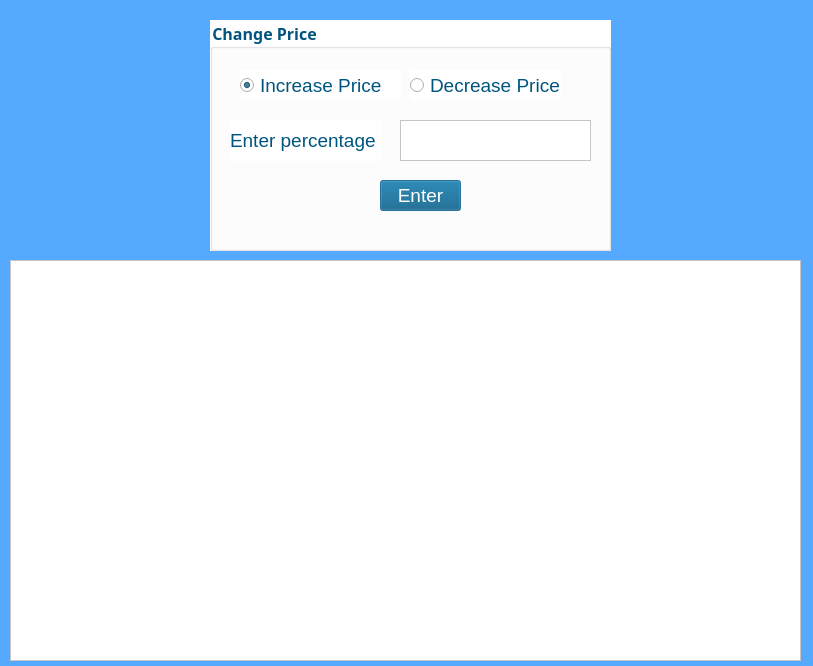
<?xml version="1.0" encoding="UTF-8"?>
<ui version="4.0">
 <class>Dialog</class>
 <widget class="QDialog" name="Dialog">
  <property name="geometry">
   <rect>
    <x>0</x>
    <y>0</y>
    <width>813</width>
    <height>666</height>
   </rect>
  </property>
  <property name="font">
   <font>
    <family>Book Antiqua</family>
    <pointsize>12</pointsize>
    <weight>75</weight>
    <bold>true</bold>
   </font>
  </property>
  <property name="windowTitle">
   <string>Dialog</string>
  </property>
  <property name="styleSheet">
   <string notr="true">background-color: rgb(0, 85, 127);
background-color: rgb(85, 170, 255);</string>
  </property>
  <widget class="QTableView" name="tableView">
   <property name="geometry">
    <rect>
     <x>10</x>
     <y>260</y>
     <width>791</width>
     <height>401</height>
    </rect>
   </property>
   <property name="styleSheet">
    <string notr="true">background-color: rgb(255, 255, 255);</string>
   </property>
  </widget>
  <widget class="QGroupBox" name="groupBox">
   <property name="geometry">
    <rect>
     <x>210</x>
     <y>20</y>
     <width>401</width>
     <height>231</height>
    </rect>
   </property>
   <property name="styleSheet">
    <string notr="true">background-color: rgb(255, 255, 255);
color: rgb(0, 85, 127);
font: 75 14pt &quot;MS Shell Dlg 2&quot;;</string>
   </property>
   <property name="title">
    <string>Change Price</string>
   </property>
   <widget class="QPushButton" name="enterbtn">
    <property name="geometry">
     <rect>
      <x>170</x>
      <y>160</y>
      <width>81</width>
      <height>31</height>
     </rect>
    </property>
    <property name="font">
     <font>
      <family>MS Shell Dlg 2</family>
      <pointsize>14</pointsize>
      <weight>9</weight>
      <italic>false</italic>
      <bold>false</bold>
     </font>
    </property>
    <property name="styleSheet">
     <string notr="true">background-color: rgb(0, 85, 127);
color: rgb(255, 255, 255);</string>
    </property>
    <property name="text">
     <string>Enter</string>
    </property>
   </widget>
   <widget class="QPlainTextEdit" name="percentTxt">
    <property name="geometry">
     <rect>
      <x>190</x>
      <y>100</y>
      <width>191</width>
      <height>41</height>
     </rect>
    </property>
    <property name="plainText">
     <string/>
    </property>
   </widget>
   <widget class="QLabel" name="label">
    <property name="geometry">
     <rect>
      <x>20</x>
      <y>100</y>
      <width>151</width>
      <height>41</height>
     </rect>
    </property>
    <property name="font">
     <font>
      <family>MS Shell Dlg 2</family>
      <pointsize>14</pointsize>
      <weight>9</weight>
      <italic>false</italic>
      <bold>false</bold>
     </font>
    </property>
    <property name="text">
     <string>Enter percentage </string>
    </property>
   </widget>
   <widget class="QRadioButton" name="debtn">
    <property name="geometry">
     <rect>
      <x>200</x>
      <y>50</y>
      <width>151</width>
      <height>31</height>
     </rect>
    </property>
    <property name="font">
     <font>
      <family>MS Shell Dlg 2</family>
      <pointsize>14</pointsize>
      <weight>9</weight>
      <italic>false</italic>
      <bold>false</bold>
     </font>
    </property>
    <property name="text">
     <string>Decrease Price</string>
    </property>
    <property name="checked">
     <bool>false</bool>
    </property>
   </widget>
   <widget class="QRadioButton" name="inbtn">
    <property name="geometry">
     <rect>
      <x>30</x>
      <y>50</y>
      <width>161</width>
      <height>31</height>
     </rect>
    </property>
    <property name="font">
     <font>
      <family>MS Shell Dlg 2</family>
      <pointsize>14</pointsize>
      <weight>9</weight>
      <italic>false</italic>
      <bold>false</bold>
     </font>
    </property>
    <property name="text">
     <string>Increase Price</string>
    </property>
    <property name="checked">
     <bool>true</bool>
    </property>
   </widget>
  </widget>
 </widget>
 <resources/>
 <connections/>
</ui>
